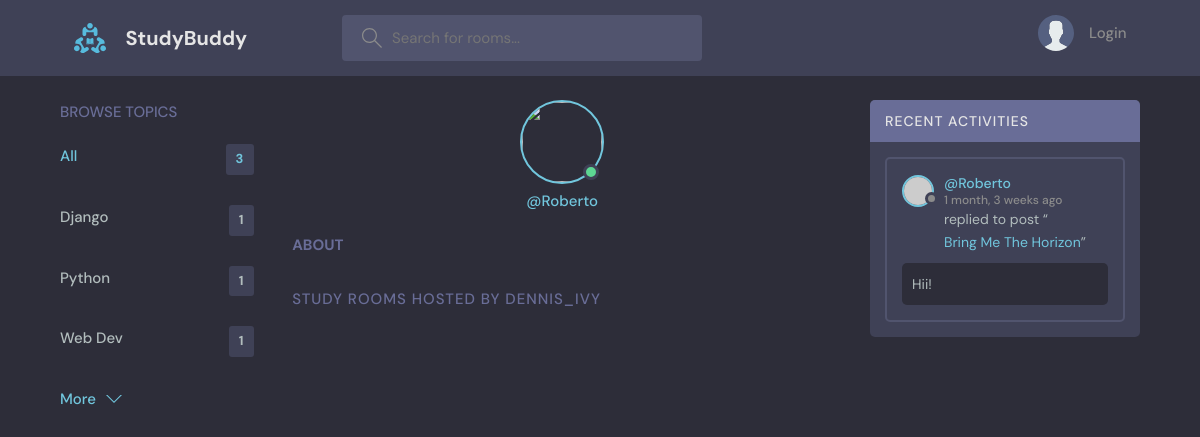
/profile/2/, run on an earlier commit of the app's database.
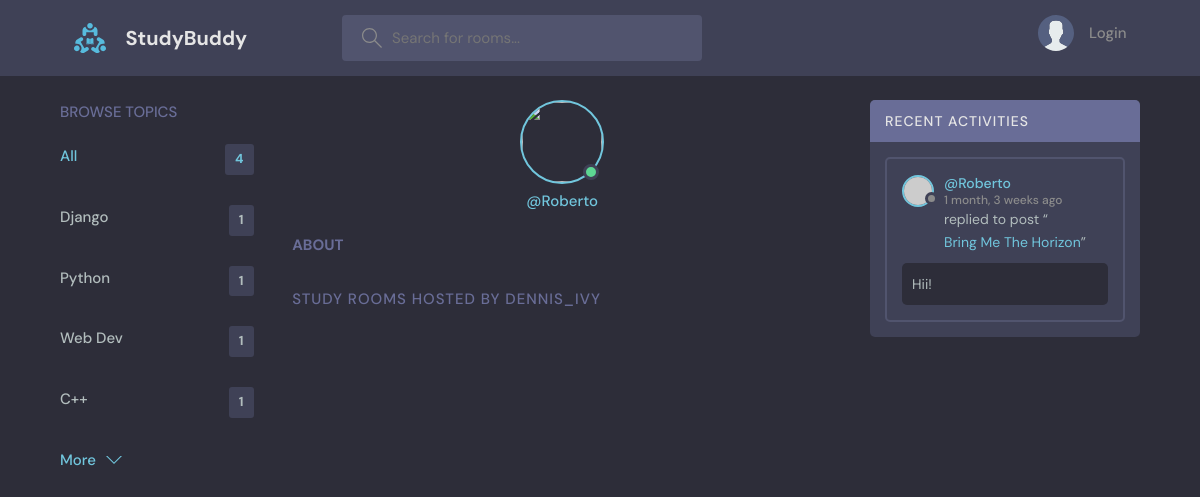
And on a later commit of the database.
### base/models.py (models this page shows, shortened)
class Topic(models.Model):
    name = models.CharField(max_length=200)

class Message(models.Model):
    user = models.ForeignKey(User, on_delete=models.CASCADE)
    room = models.ForeignKey(Room, on_delete=models.CASCADE) #cascade means delete all related Messages when Room is deleted. Room and Message has one to many
    body = models.TextField()
    updated = models.DateTimeField(auto_now=True)
    created = models.DateTimeField(auto_now_add=True)
    class Meta:
        ordering = ['-updated', '-created'] # -updated means order is descending. updated means order is ascending. First order by updated, then by created

class Room(models.Model):
    host = models.ForeignKey(User, on_delete=models.SET_NULL, null=True)
    topic = models.ForeignKey(Topic, on_delete=models.SET_NULL, null=True)
    name = models.CharField(max_length=200)
    description = models.TextField(null=True, blank=True) #null= True means it cannot be blank. blank ensures that on form submit, the value isn't empty
    participants = models.ManyToManyField(User, related_name='participants', blank=True) # We already have a field associated to Users, hence we have to add related name
    updated = models.DateTimeField(auto_now=True)
    created = models.DateTimeField(auto_now_add=True) #takes time stamp when we first create the instance
    class Meta:
        ordering = ['-updated', '-created'] # -updated means order is descending. updated means order is ascending. First order by updated, then by created
    def __str__(self):
        return self.name

### base/views.py (the view)
# urls.py: path('profile/<str:pk>/', views.userProfile, name='user-profile'),
def userProfile(request, pk):
    user = User.objects.get(id=pk)
    rooms = user.room_set.all()
    room_messages = user.message_set.all()
    topics = Topic.objects.all()
    context={'user': user, 'rooms':rooms, 'room_messages':room_messages, 'topics':topics}
    return render(request, 'base/profile.html', context)

### base/templates/base/profile.html (shortened to what this page needs)
{% extends 'main.html' %}
{% block content %}
<main class="profile-page layout layout--3">
  <div class="container">
    {% include 'base/topics_component.html' %}
    <div class="roomList">
      <div class="profile">
        <div class="profile__avatar">
          <div class="avatar avatar--large active">
            <img src="{{user.avatar.url}}" />
          </div>
        </div>
        <div class="profile__info">
          <p>@{{user.username}}</p>
        </div>
        <div class="profile__about">
          <h3>About</h3>
        </div>
      </div>
      <div class="roomList__header">
        <div>
          <h2>Study Rooms Hosted by dennis_ivy</a>
          </h2>
        </div>
      </div>
    </div>
    {% include 'base/activity_component.html' %}
  </div>
</main>
{% endblock content %}

### base/templates/base/topics_component.html
<div class="topics">
          <div class="topics__header">
            <h2>Browse Topics</h2>
          </div>
          <ul class="topics__list">
            <li>
              <a href="{% url 'home' %}" class="active">All <span>{{topics.count}}</span></a>
            </li>
            {% for topic in topics %}
            <li>
              <a href="{% url 'home' %}?q={{topic.name}}">{{topic.name}} <span>{{topic.room_set.all.count}}</span></a>
            </li>
            {% endfor %}
          </ul>
          <a class="btn btn--link" href="{% url 'topics' %}">
            More
            <svg version="1.1" xmlns="http://www.w3.org/2000/svg" width="32" height="32" viewBox="0 0 32 32">
              <title>chevron-down</title>
              <path d="M16 21l-13-13h-3l16 16 16-16h-3l-13 13z"></path>
            </svg>
          </a>
</div>

### base/templates/base/activity_component.html (shortened to what this page needs)
<div class="activities">
          <div class="activities__header">
            <h2>Recent Activities</h2>
          </div>
          {% for message in room_messages %}
          <div class="activities__box">
            <div class="activities__boxHeader roomListRoom__header">
              <a href="{% url 'user-profile' message.user.id %}" class="roomListRoom__author">
                <div class="avatar avatar--small">
                  <img src="https://randomuser.me/api/portraits/women/11.jpg" />
                </div>
                <p>
                  @{{message.user}}
                  <span>{{message.created|timesince}} ago</span>
                </p>
              </a>
            </div>
            <div class="activities__boxContent">
              <p>replied to post “<a href="{% url 'room' message.room.id %}">{{message.room}}</a>”</p>
              <div class="activities__boxRoomContent">
               {{message.body}}
              </div>
            </div>
          </div>
          {% endfor %}
</div>

What changed in the data, as far as the page shows it:
added Topic: name "C++", room_set.all.count "1"
Also different on the page:
{{ topics.count }}: "3" → "4"
